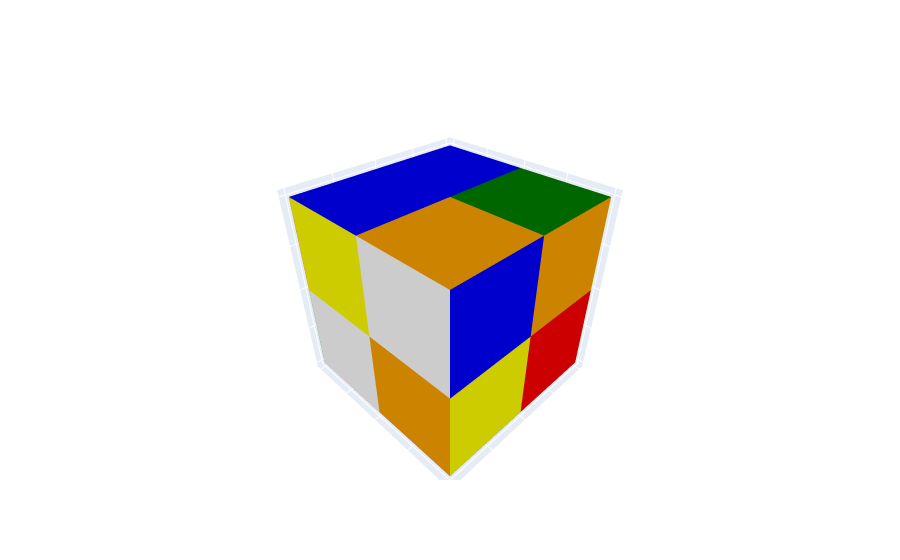

Write notebook code for a chart like this one.
### Code cell
my_cube.plot_current_state()

### Figure 1 — Plotly figure (JSON) as saved in the notebook; plotly's stock layout.template omitted (floating-point values rounded to 4 significant figures)
{"data": [{"facecolor": ["white", "white", "orange", "orange", "green", "green"], "i": [6, 6, 6, 6, 6, 6], "j": [4, 4, 1, 1, 3, 3], "k": [5, 7, 2, 5, 7, 2], "name": "y", "showscale": false, "type": "mesh3d", "x": [0, 0, -1, -1, 0, 0, -1, -1], "y": [0, -1, -1, 0, 0, -1, -1, 0], "z": [0, 0, 0, 0, -1, -1, -1, -1]}, {"facecolor": ["blue", "blue", "red", "red", "white", "white"], "i": [6, 6, 6, 6, 6, 6], "j": [4, 4, 1, 1, 3, 3], "k": [5, 7, 2, 5, 7, 2], "name": "y", "showscale": false, "type": "mesh3d", "x": [0, 0, -1, -1, 0, 0, -1, -1], "y": [0, -1, -1, 0, 0, -1, -1, 0], "z": [0, 0, 0, 0, 1, 1, 1, 1]}, {"facecolor": ["green", "green", "orange", "orange", "yellow", "yellow"], "i": [6, 6, 6, 6, 6, 6], "j": [4, 4, 1, 1, 3, 3], "k": [5, 7, 2, 5, 7, 2], "name": "y", "showscale": false, "type": "mesh3d", "x": [0, 0, -1, -1, 0, 0, -1, -1], "y": [0, 1, 1, 0, 0, 1, 1, 0], "z": [0, 0, 0, 0, 1, 1, 1, 1]}, {"facecolor": ["orange", "orange", "blue", "blue", "white", "white"], "i": [6, 6, 6, 6, 6, 6], "j": [4, 4, 1, 1, 3, 3], "k": [5, 7, 2, 5, 7, 2], "name": "y", "showscale": false, "type": "mesh3d", "x": [0, 0, 1, 1, 0, 0, 1, 1], "y": [0, 1, 1, 0, 0, 1, 1, 0], "z": [0, 0, 0, 0, 1, 1, 1, 1]}, {"facecolor": ["blue", "blue", "red", "red", "yellow", "yellow"], "i": [6, 6, 6, 6, 6, 6], "j": [4, 4, 1, 1, 3, 3], "k": [5, 7, 2, 5, 7, 2], "name": "y", "showscale": false, "type": "mesh3d", "x": [0, 0, 1, 1, 0, 0, 1, 1], "y": [0, -1, -1, 0, 0, -1, -1, 0], "z": [0, 0, 0, 0, 1, 1, 1, 1]}, {"facecolor": ["red", "red", "green", "green", "white", "white"], "i": [6, 6, 6, 6, 6, 6], "j": [4, 4, 1, 1, 3, 3], "k": [5, 7, 2, 5, 7, 2], "name": "y", "showscale": false, "type": "mesh3d", "x": [0, 0, 1, 1, 0, 0, 1, 1], "y": [0, -1, -1, 0, 0, -1, -1, 0], "z": [0, 0, 0, 0, -1, -1, -1, -1]}, {"facecolor": ["blue", "blue", "yellow", "yellow", "orange", "orange"], "i": [6, 6, 6, 6, 6, 6], "j": [4, 4, 1, 1, 3, 3], "k": [5, 7, 2, 5, 7, 2], "name": "y", "showscale": false, "type": "mesh3d", "x": [0, 0, 1, 1, 0, 0, 1, 1], "y": [0, 1, 1, 0, 0, 1, 1, 0], "z": [0, 0, 0, 0, -1, -1, -1, -1]}, {"facecolor": ["green", "green", "red", "red", "yellow", "yellow"], "i": [6, 6, 6, 6, 6, 6], "j": [4, 4, 1, 1, 3, 3], "k": [5, 7, 2, 5, 7, 2], "name": "y", "showscale": false, "type": "mesh3d", "x": [0, 0, -1, -1, 0, 0, -1, -1], "y": [0, 1, 1, 0, 0, 1, 1, 0], "z": [0, 0, 0, 0, -1, -1, -1, -1]}], "layout": {"scene": {"xaxis": {"showticklabels": false, "title": {"text": ""}}, "yaxis": {"showticklabels": false, "title": {"text": ""}}, "zaxis": {"showticklabels": false, "title": {"text": ""}}}}}
